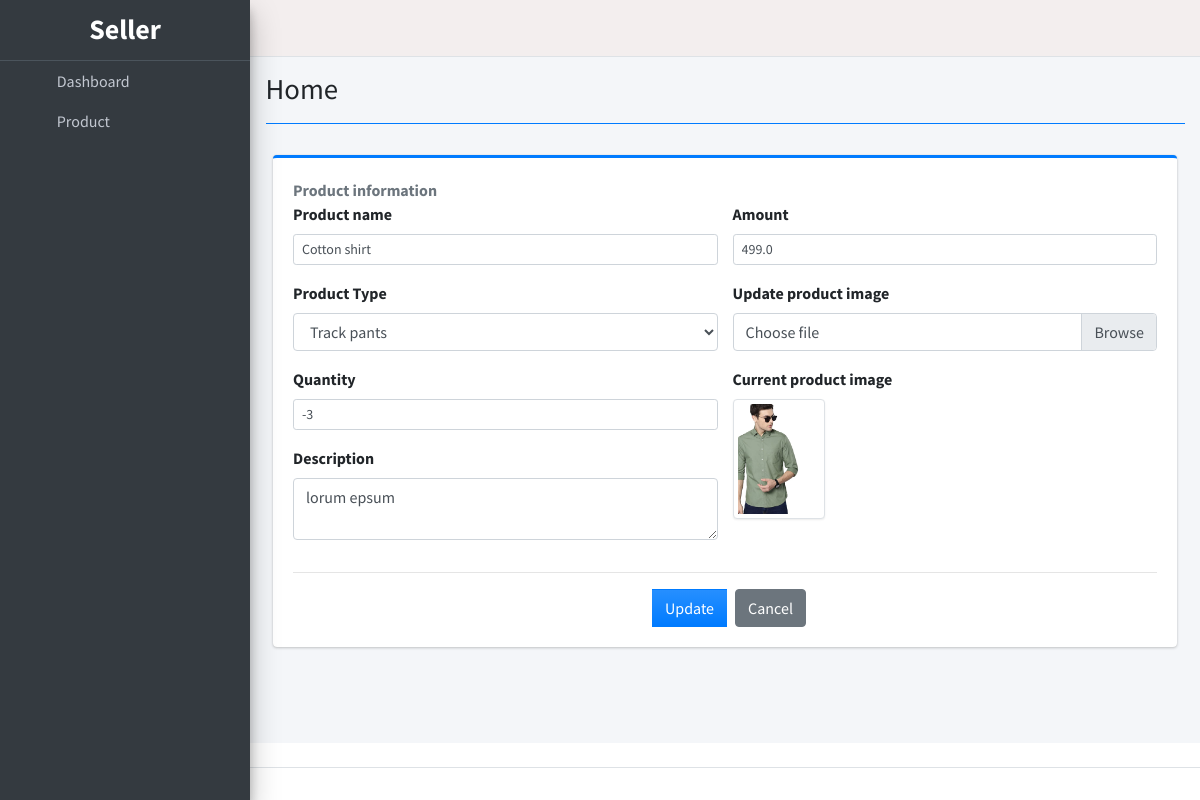
/seller/edit_product/17/, run on the app's committed database.
### home/models.py (models this page shows, shortened)
class Product(models.Model):
    product_name = models.CharField(max_length=50)
    product_type = models.ForeignKey(ProductCategories, on_delete=models.CASCADE,null=True)
    description=models.TextField(blank=True, max_length=200)
    amount=models.FloatField()
    product_image = models.ImageField(upload_to='product/')
    date_added=models.DateTimeField(auto_now_add=True)
    user_id = models.ForeignKey(User,on_delete=models.CASCADE)
    stock = models.IntegerField(default=1)
    num_sold = models.IntegerField(default=0)

class ProductCategories(models.Model):
    product_type = models.CharField(max_length=50)
    description = models.TextField(blank=True)

### seller/views.py (the view)
# urls.py: path("edit_product/<int:product_id>/",edit_product,name="seller/edit_product"),
def edit_product(request,product_id):
    product = Product.objects.get(id=product_id)
    context={
        'url': "seller/addProduct.html",
        'product': product,
        'product_categories': ProductCategories.objects.all()
    }
    return render(request, 'seller/index.html', context)

### templates/seller/index.html (shortened to what this page needs)
{% load static %}
<!DOCTYPE html>
<html>
  <head>
    <link rel="stylesheet" href="">
  </head>
    <body class="hold-transition sidebar-mini layout-fixed layout-navbar-fixed layout-footer-fixed">
      <div class="wrapper">
        {% include 'seller/header.html' %}
        {% include 'seller/topbar.html' %}
        {% include 'seller/sidebar.html' %}
        <div class="content-wrapper">
          <div class="content-header">
            <div class="container-fluid">
              <div class="row mb-2">
                <div class="col-sm-6">
                  <h1 class="m-0">Home</h1>
                </div>
              </div>
                  <hr class="border-primary">
            </div>
          </div>
          <section class="content">
            <div class="container-fluid">
                {% include url %}
            </div>
          </section>
        <footer class="main-footer">
        </footer>
      </div>
      {% include 'seller/footer.html' %}
      </body>
  </body>
</html>

### templates/seller/addProduct.html (shortened to what this page needs)
<!DOCTYPE html>
<html>
    <head>
        <link rel="stylesheet" href="">
    </head>
    <body>
        {% block body %}
        <div class="col-lg-12">
            <div class="card card-outline card-primary">
               <div class="card-body">
                {% if product %}
                <form action="{% url 'seller/updateProduct' %}" id="manage-product" method="post" enctype="multipart/form-data">
                       <div class="row">
                           <div class="col-md-6 ">
                               <b class="text-muted">Product information</b>
                               <div class="form-group">
                                   <label for="" class="control-label">Product name</label>
                                   <input type="text" name="name" autocomplete="off"  class="form-control form-control-sm" required value="{{product.product_name}}">
                               </div>
                               <div class="form-group ">
                                    <label for="" class="control-label">Product Type</label>
                                    <select name="type" id="" class="form-control input-sm select2" required value="product.product_type">
                                        {% for category in product_categories %}
                                            <option value="{{ category.id }}" {% if category.id == product.product_type.id %} selected {% endif %}>{{ category.product_type }}</option>
                                        {% endfor %}
                                    </select>
                                </div>
                                <div class="form-group">
                                    <label for="" class="control-label">Quantity</label>
                                    <input type="text" name="quantity" autocomplete="off"  class="form-control form-control-sm" required value="{{product.stock}}">
                                </div>
                                <div class="form-group">
                                    <label class="control-label">Description</label>
                                    <textarea name="description" autocomplete="off" id="" cols="30" rows="2" class="form-control" required>{{product.description}}</textarea>
                                </div>
                          </div>
                          <div class="col-md-6">
                            <br>
                            <div class="form-group">
                                <label class="control-label">Amount</label>
                                <input type="text" class="form-control form-control-sm" autocomplete="off" name="amount" required value="{{product.amount}}">
                            </div>
                            <div class="form-group">
                                <label class="control-label">Update product image</label>
                                <div class="custom-file">
                                    <label class="custom-file-label">Choose file</label>
                                </div>
                            </div>
                            <div class="form-group">
                                <label class="control-label">Current product image</label><br>
                                <a href="{{ product.product_image.url }}" target="_blank">
                                    <img src="{{ product.product_image.url }}" alt="Product image" class="img-thumbnail" style="max-height: 15vh;">
                                </a>
                            </div>
                        </div>
                       </div>
                       <hr>
                       <div class="col-lg-12 text-right justify-content-center d-flex">
                           <button class="btn btn-flat  bg-gradient-primary mx-2" form="manage-product">Update</button>
                           <button class="btn btn-secondary" type="button" onclick="location.href = '{% url 'seller/productList' %}'">Cancel</button>
                       </div>
                   </form>
                {% endif %}
               </div>
           </div>
       </div>
       {% endblock body %}
    </body>
</html>

### data on the page
Product: name "Cotton shirt", type "Track pants", quantity "-3", description "lorum epsum", amount "499.0", product_image (picture)
